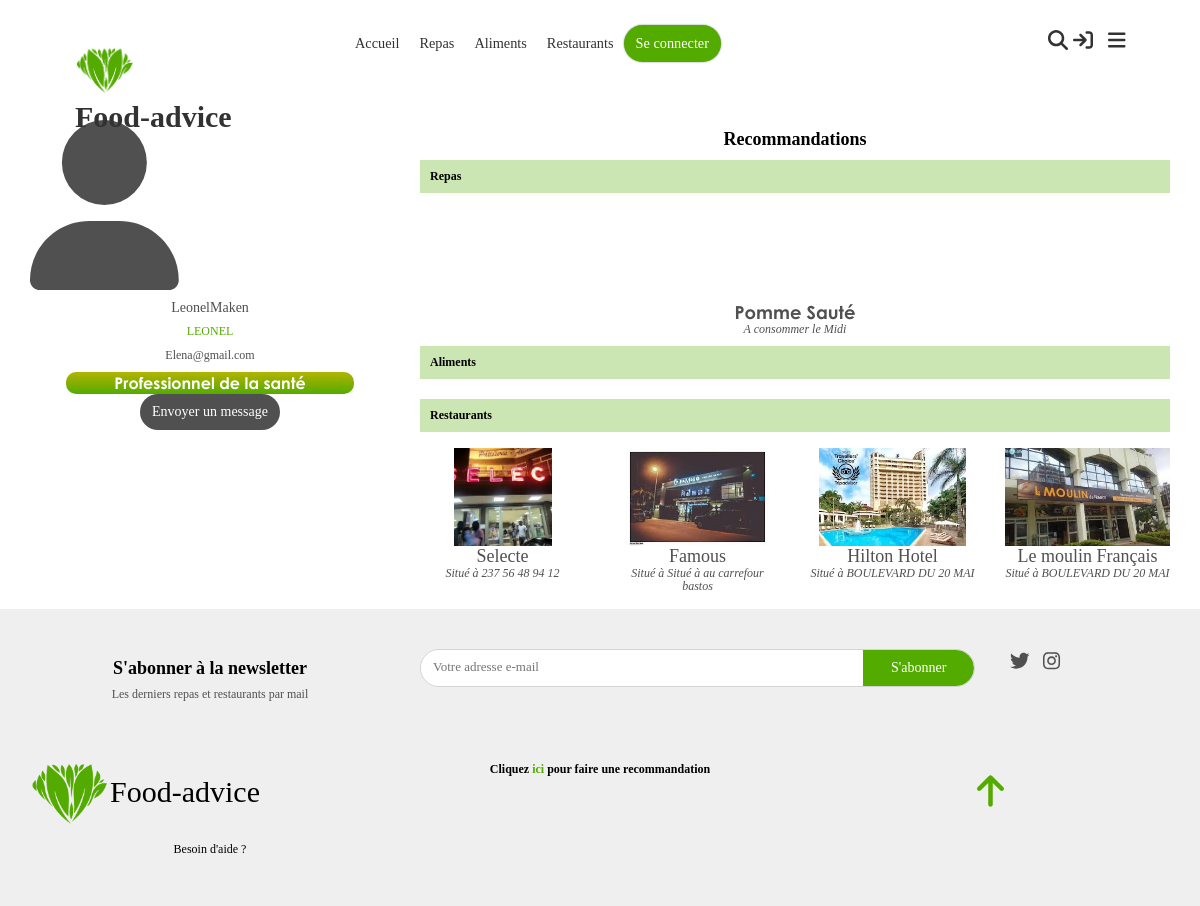
/contributeur/LEONEL, run on the app's committed database.
### app/models.py (models this page shows, shortened)
class Contributeur(models.Model):
    nom = models.CharField(max_length=50, verbose_name="Nom complet")
    nomUtilisateur = models.CharField(max_length=30, verbose_name="Nom d'utilisateur", unique=True)
    motDePasse = models.CharField(max_length=255, verbose_name="Mot de passe")
    dateNaissance = models.DateField(null=True, blank=True,verbose_name="Date de naissance", help_text="Utile pour le suivi de l'alimentation")
    sexe = models.IntegerField(choices=SEXES, null=True, blank=True,verbose_name="Sexe", help_text="Utile pour le suivi de l'alimentation")
    email = models.CharField(max_length=255, null=True, blank=True, verbose_name="Adresse email")
    professionnelSante = models.BooleanField(default=False, verbose_name="Professionnel de la santé")
    """
        Retourne les contributeurs professionels
    """
    """
        Nombre total de messages non lus par le contributeur, toutes les conversations confonfues
    """

class Evaluable(Commentable):
    class Meta:
        abstract = True

class Repas(Evaluable):
    image = models.FileField(upload_to="static/images/repas/", validators=[FileExtensionValidator(allowed_extensions=IMAGE_EXTENSIONS)])
    momentJournee = models.IntegerField(choices=MOMENTS_JOURNEE, null=True, blank = True, verbose_name="Moment de la journée", help_text="Moment habituel de consommation de ce repas")
    origine = models.ForeignKey(OrigineRepas, models.CASCADE, null=True, blank=True)

class Restaurant(Evaluable):
    image = models.FileField(upload_to="static/images/restaurants/", validators=[FileExtensionValidator(allowed_extensions=IMAGE_EXTENSIONS)])
    adresse = models.CharField(max_length=100)
    repass = models.ManyToManyField(Repas, blank=True)

### app/views_account.py (the view)
# urls.py: path("contributeur/<nomUtilisateur>", views_account.userAccount, name="contributor"),
def userAccount(request, nomUtilisateur):
	user = Contributeur.objects.get(nomUtilisateur=nomUtilisateur)
	return render(request, template_name="account/user-account.html", context={"user":user, nomUtilisateur:"nomUtilisateur"})

### app/custom_tags_filters.py (called while the page is built)
@register.simple_tag
def css(filePath):
    return mark_safe('<link rel="stylesheet" type="text/css" href="'+settings.STATIC_URL+filePath+'"/>')

@register.simple_tag
def js(filePath):
    return mark_safe('<script type="text/javascript" src="'+settings.STATIC_URL+filePath+'"></script>')

### app/user_session.py (called while the page is built)
def isUserConnected(session):
    return session.__contains__("user_id")

def getUser(session) -> Contributeur:
    if isUserConnected(session):
        try:
            return Contributeur.objects.get(id=session["user_id"])
        except Contributeur.DoesNotExist:
            disconnectUser(session)
            return None
    else:
        return None

### context_processors.py (called while the page is built)
def globals(request):
    return {
        'appUser':getUser(request.session)
    }

### templates/account/user-account.html (shortened to what this page needs)
{% extends 'base.html' %}
{% block styles %}
    {% css "css/user-account.css" %}
{% endblock %}
{% block body %}
    <div class="container">
    <div class="row">
        <div class="col-12 col-md-4">
            <span id="user-icon-span" class="d-flex justify-content-center">
                <i class="fas fa-user" id="user-icon"></i>
            </span>
            <div class=" text-center mt-3">
                <h5 id="user-name">{{ user.nom }}</h5>
                <h6 class="text-primary">{{ user.nomUtilisateur }}</h6>
                <h6>{% if user.email is not null %}{{ user.email }}{%endif%}</h6>
                {% if user.professionnelSante %}
                    <span class="badge mt-2" id="badge-professionnel">Professionnel de la santé</span>
                    {% if appUser != user %}
                        <button class="btn btn-action mt-2" onclick="openChatBox(0, {{ user.id }},'{{ user.nom }}')">Envoyer un message</button>
                    {% endif %}
                {% endif %}
            </div>
        </div>
        <div class="col-12 col-md-8 mt-3 mt-md-0">
            <h4 class="title text-center text-md-start mb-3 mb-md-1">{% if appUser == user %}Vos recommandations{% else %}Recommandations{% endif %}</h4>
            <div class="recommandations" data-aos="fade-in-up">
                <h6 class="title">
                    Repas
                </h6>
                {% if user.repas_set.count > 0 %}
                    <div class="row row-cols-3 row-cols-md-4">
                        {% for repas in user.repas_set.all %}
                            {% if appUser == user or repas.approuve == True %}
                                {% include "macros/_food-little-presentation.html" with repas=repas %}
                            {% endif %}
                        {% endfor %}
                    </div>
                {% else %}
                    <div class="alert alert-warning">
                        Aucun repas recommandé
                    </div>
                {% endif %}
            </div>
            <div class="recommandations" data-aos="fade-in-up">
                <h6 class="title">
                    Aliments
                </h6>
            </div>
            <div class="recommandations" data-aos="fade-in-up">
                <h6 class="title">
                    Restaurants
                </h6>
                {% if user.restaurant_set.count > 0 %}
                    <div class="row row-cols-3 row-cols-md-4">
                        {% for restaurant in user.restaurant_set.all %}
                            {% if appUser == user or restaurant.approuve == True %}
                                {% include "macros/_Restaurant-presentation.html" with restaurant=restaurant %}
                            {% endif %}
                        {% endfor %}
                    </div>
                {% else %}
                    <div class="alert alert-warning">
                        Aucun restaurant recommandé
                    </div>
                {% endif %}
            </div>
        </div>
    </div>
</div>
{% endblock %}

### templates/macros/_food-little-presentation.html (shortened to what this page needs)
<a href="{% url 'show-food' repas.id %}" class="food food-little-presentation text-center" data-aos="zoom-in">
    <div class="image-div">
    </div>
    <h4 class="food-title">{{ repas.nom }}</h4>
    {% if repas.momentJournee != None %}
        <h5 class="moment-journee"><i>A consommer le {{ repas.get_momentJournee_display }}</i></h5>
    {% endif %}
</a>

### templates/macros/_Restaurant-presentation.html (shortened to what this page needs)
<a href="{% url "show-restaurant" restaurant.id %}" class="col-4 col-md-3 restaurant restaurant-little-presentation text-center" data-aos="zoom-in">
    <div class="image-div">
        <img src="/{{ restaurant.image }}" alt="">
    </div>
    <h4 class="restaurant-title">{{ restaurant.nom }}</h4>
    <h5 class="restaurant-address">Situé à {{ restaurant.adresse }}</h5>
</a>

### static/css/main.css (style rules this page uses)
:root { --primary:$primary-color; }
a { text-decoration: none; color: inherit; cursor: pointer; }
.text-primary { color: #54ab00 !important; }
.btn { border-radius: 20px; padding: 8px 12px !important; border: none; }
.btn-action { background: #505050; color: white; }
.food-little-presentation { margin: 5px 0; position: relative; }
.food-little-presentation .image-div { overflow: hidden; height: 100px; display: flex; justify-content: center; align-items: center; }
.food-little-presentation .food-title { font-size: 18px; font-family: "century gothic Bold"; margin: 0; }
.food-little-presentation .moment-journee { font-size: 12px; margin: 0; font-style: italic; }
.restaurant-little-presentation { margin: 5px 0; position: relative; }
.restaurant-little-presentation .image-div { overflow: hidden; height: 100px; display: flex; justify-content: center; align-items: center; }
.restaurant-little-presentation .image-div img { height: 98%; transition: all .3s ease; cursor: pointer; }
.restaurant-little-presentation .restaurant-title { font-size: 18px; margin: 0; }
.restaurant-little-presentation .restaurant-address { font-size: 12px; margin: 0; font-style: italic; }
body { font-size: 13px; color: #505050; margin: 0; padding: 0; overflow-x: hidden; width: 100% !important; font-family: "century gothic"; }
.title { font-family: "mayeka"; font-weight: bold; color: black; }

### static/css/user-account.css (style rules this page uses)
#user-icon { font-size: 170px; }
#badge-professionnel { background: linear-gradient(#b3b300, #54ab00); font-family: "century gothic Bold"; font-size: 16px; color: white; display: block; text-align: center; width: 80%; margin: auto; }
.recommandations .title { font-family: "century gothic" !important; background: rgba(84, 171, 0, 0.3); padding: 10px; position: relative; transition: all .3s ease; }
.recommandations .title::before { position: absolute; bottom: -4px; left: 0; content: ''; width: 0; height: 2px; background: #54ab00; transition: all .3s ease; }

### data on the page
Contributeur: nom "LeonelMaken", nomUtilisateur "LEONEL", email "Elena@gmail.com"
Repas: nom "Pomme Sauté", momentJournee "Midi"
Restaurant: image (picture), nom "Selecte", adresse "237 56 48 94 12"
Restaurant: image (picture), nom "Famous", adresse "Situé à au carrefour bastos"
Restaurant: image (picture), nom "Hilton Hotel", adresse "BOULEVARD DU 20 MAI"
Restaurant: image (picture), nom "Le moulin Français", adresse "BOULEVARD DU 20 MAI"
